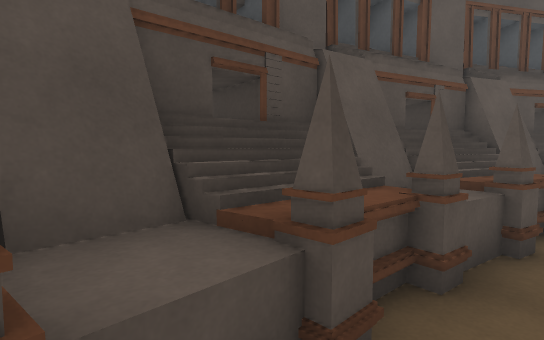
[1] (above)

20 first-person views from a walk through a Unity game level. The camera is 1.5 m above the floor, tilts 4° down and sees 80° across. The floor is counted in squares, 1 m on a side. Each view is taken from the middle of a square. On the plan, view 1 faces up. The plan holds only what a view shows up to about 15 squares ahead; the rest is blank. The player character is not drawn. Some animated figures are left out.

[2]
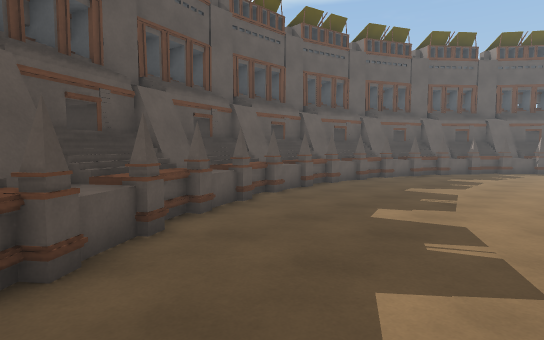

[3]
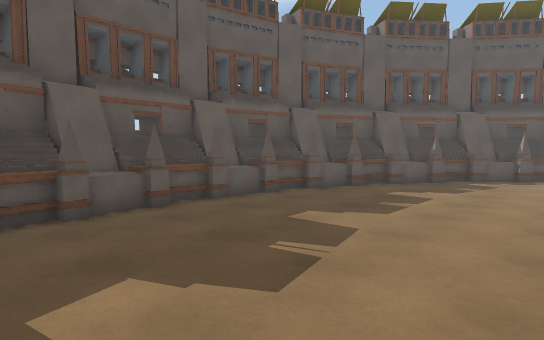

[4]
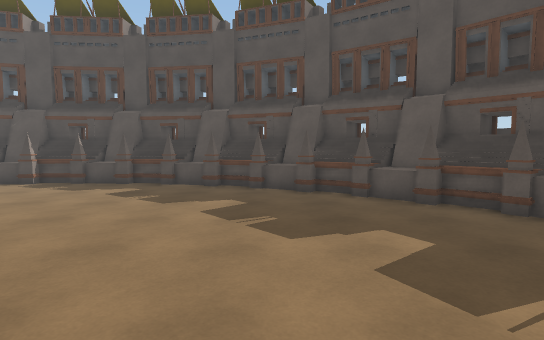

[5]
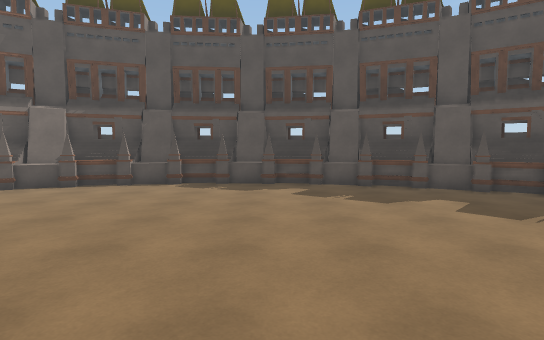

[6]
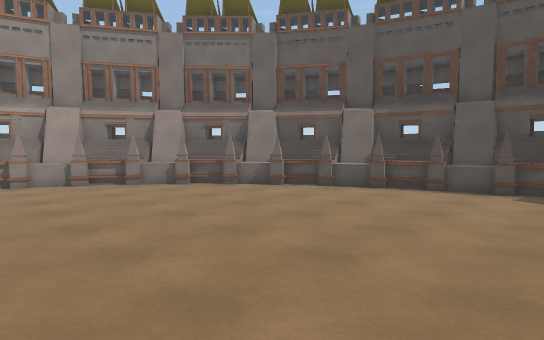

[7]
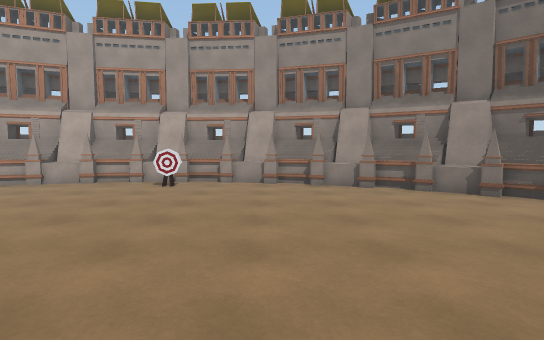

[8]
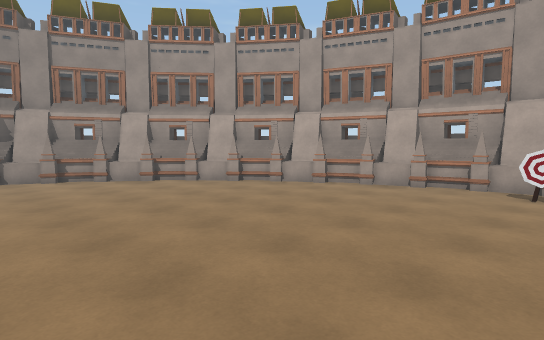

[9]
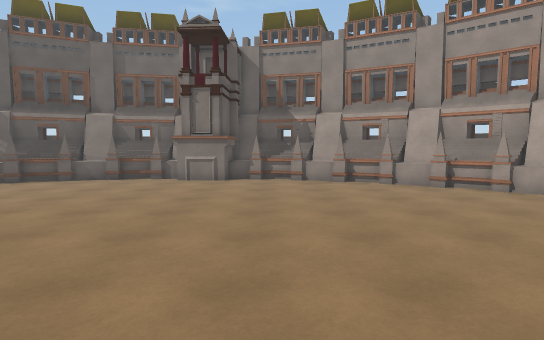

[10]
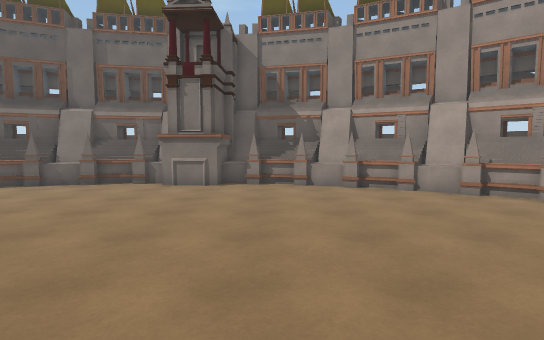

[11]
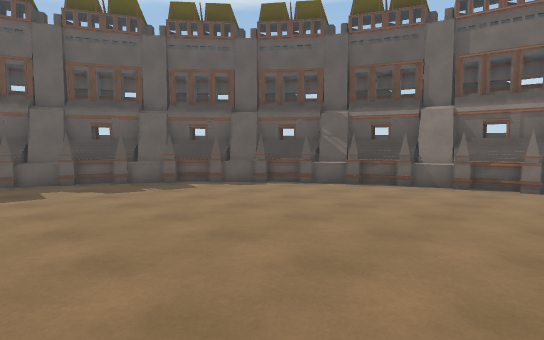

[12]
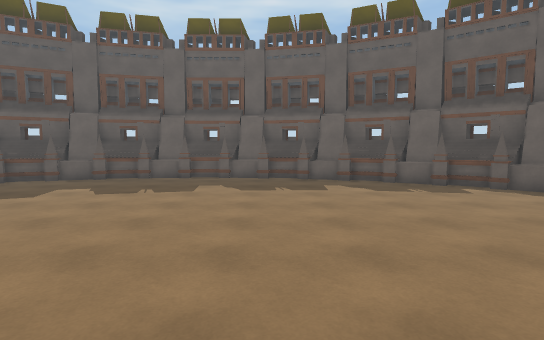

[13]
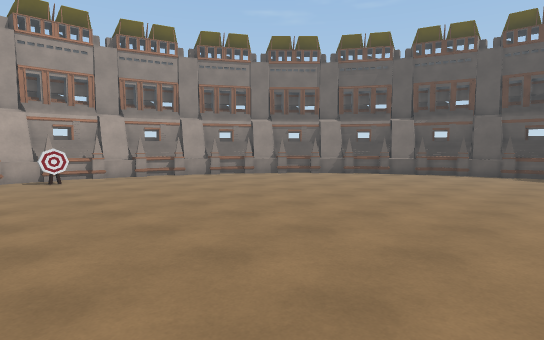

[14]
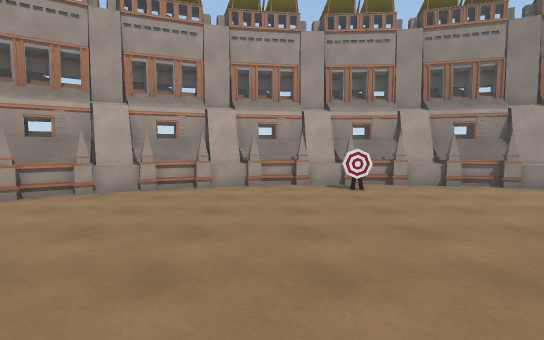

[15]
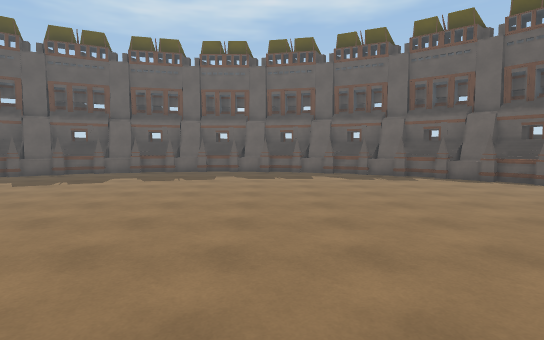

[16]
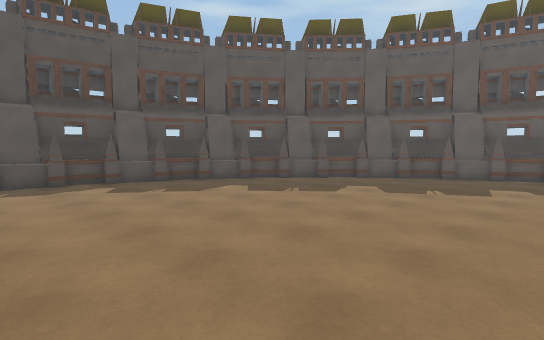

[17]
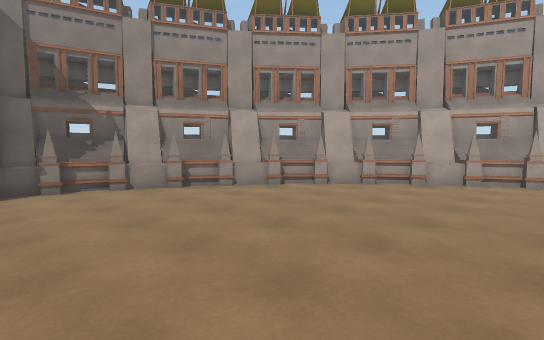

[18]
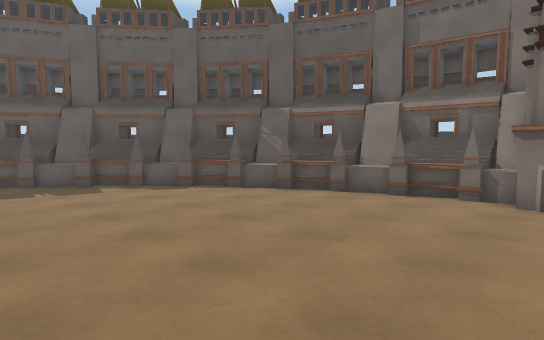

[19]
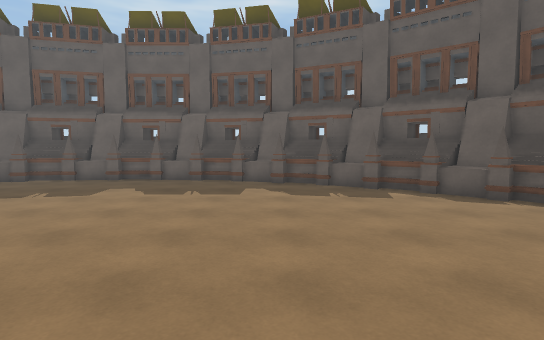

[20]
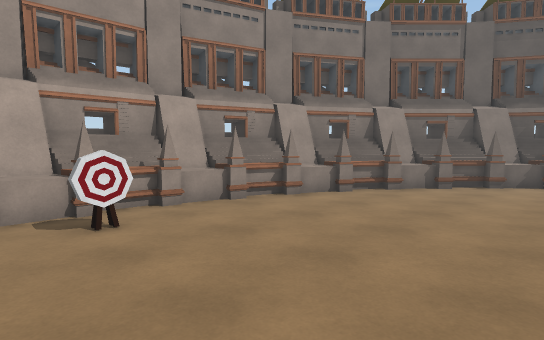

### Floor plan
Key: @ floor where view 1 was taken; # wall or solid block; . floor; = window, fence, low wall or low ledge; ^ raised ledge; O other object.
Columns run from 6 left of view 1 to 30 right of it. Each row starts with its distance up from view 1.
  9               #^^###^##
  8             ##^^^^^^^^^#^#
  7          ###^^^^^#^^^^^^^^##
  6         #^^^^#.........^^^^^^#
  5       ##^^^#..............#^^##
  4      #^^^^.................^^^^#
  3     ##^^#....................^^##
  2    ##^^#......................^^##
  1    #^^........................#^^#
  0   #^^.@.........................^^^
 -1  ##^#...........................^^##
 -2  #^^............................#^^#
 -3  #^=.............................^^##
 -4 #^^#.............................#^##
 -5 ^^^...............................^^#
 -6 #^#...............................^^#
 -7 #^=...............................#^#
 -8 #^#................................^#
 -9 #^................................##
-10 ^^................................##
-11 #^................................###
-12 #^^...............................#^#
-13 #^^...............................^^#
-14 #^^...............................#^#
-15 #^^...............................^^#
-16  #^^.............................#^#
-17  #^^.............................^^#
-18   #^^...........................#^##
-19   #^^#.........................#^^#
-20    #^^.........................^^#
-21     #^^.......................#^##
-22     #^^^....................#^^##
-23      #^^^#.................#^^##
-24       ##^^^#......O......#^^^##
-25        ##^^^^^#.......#^^^^###
-26          ###^^^^^^^^^^^^^^##
-27            ####^^^^^^^^###
-28                ^###^###

Positions as (right, up) in squares from view 1, and headings:
1: (0, 0), facing up
2: (1, -1), facing up-right
3: (7, -1), facing up-right
4: (9, -2), facing left
5: (9, -8), facing left
6: (8, -10), facing down-left
7: (8, -12), facing down
8: (11, -13), facing down-right
9: (13, -13), facing right
10: (15, -13), facing right
11: (15, -9), facing up-right
12: (15, -9), facing up
13: (15, -9), facing down-left
14: (15, -13), facing down
15: (15, -13), facing up
16: (10, -11), facing up-left
17: (16, -10), facing down-right
18: (18, -10), facing up-right
19: (18, -8), facing up
20: (14, -18), facing down-left
